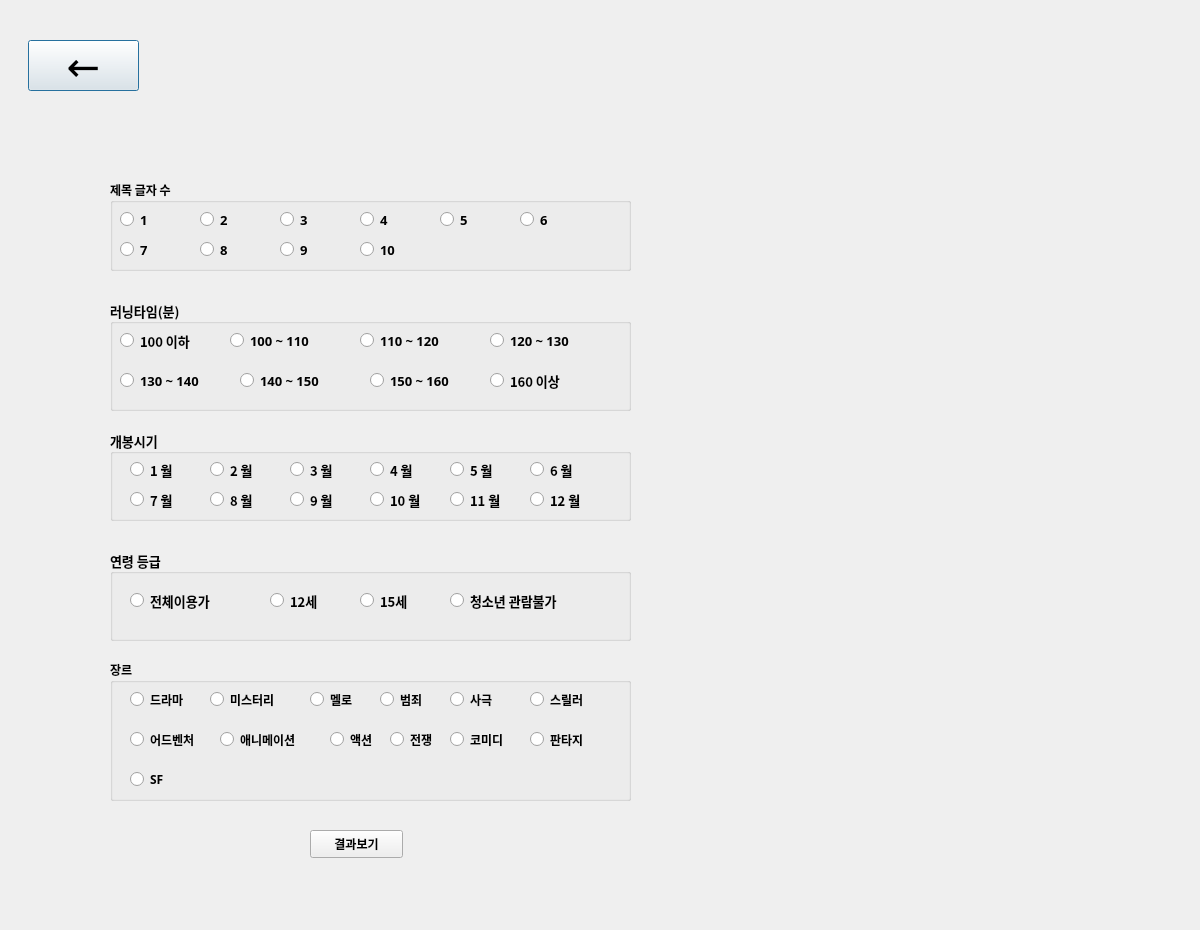
<?xml version="1.0" encoding="UTF-8"?>
<ui version="4.0">
 <class>Dialog</class>
 <widget class="QDialog" name="Dialog">
  <property name="geometry">
   <rect>
    <x>0</x>
    <y>0</y>
    <width>1200</width>
    <height>930</height>
   </rect>
  </property>
  <property name="windowTitle">
   <string>Dialog</string>
  </property>
  <widget class="QPushButton" name="btnPrev2">
   <property name="geometry">
    <rect>
     <x>28</x>
     <y>40</y>
     <width>111</width>
     <height>51</height>
    </rect>
   </property>
   <property name="font">
    <font>
     <family>Hancom Gothic</family>
     <pointsize>30</pointsize>
    </font>
   </property>
   <property name="text">
    <string>←</string>
   </property>
  </widget>
  <widget class="QLabel" name="lblBoardbg">
   <property name="geometry">
    <rect>
     <x>110</x>
     <y>200</y>
     <width>64</width>
     <height>15</height>
    </rect>
   </property>
   <property name="text">
    <string/>
   </property>
  </widget>
  <widget class="QGroupBox" name="groupBox1">
   <property name="geometry">
    <rect>
     <x>110</x>
     <y>180</y>
     <width>521</width>
     <height>91</height>
    </rect>
   </property>
   <property name="font">
    <font>
     <family>Malgun Gothic</family>
     <weight>75</weight>
     <bold>true</bold>
    </font>
   </property>
   <property name="title">
    <string>제목 글자 수</string>
   </property>
   <widget class="QRadioButton" name="rbLetter1">
    <property name="geometry">
     <rect>
      <x>10</x>
      <y>30</y>
      <width>70</width>
      <height>19</height>
     </rect>
    </property>
    <property name="font">
     <font>
      <family>Malgun Gothic</family>
      <pointsize>10</pointsize>
      <weight>75</weight>
      <bold>true</bold>
     </font>
    </property>
    <property name="text">
     <string>1 </string>
    </property>
   </widget>
   <widget class="QRadioButton" name="rbLetter2">
    <property name="geometry">
     <rect>
      <x>90</x>
      <y>30</y>
      <width>70</width>
      <height>19</height>
     </rect>
    </property>
    <property name="font">
     <font>
      <family>Malgun Gothic</family>
      <pointsize>10</pointsize>
      <weight>75</weight>
      <bold>true</bold>
     </font>
    </property>
    <property name="text">
     <string>2 </string>
    </property>
   </widget>
   <widget class="QRadioButton" name="rbLetter3">
    <property name="geometry">
     <rect>
      <x>170</x>
      <y>30</y>
      <width>70</width>
      <height>19</height>
     </rect>
    </property>
    <property name="font">
     <font>
      <family>Malgun Gothic</family>
      <pointsize>10</pointsize>
      <weight>75</weight>
      <bold>true</bold>
     </font>
    </property>
    <property name="text">
     <string>3 </string>
    </property>
   </widget>
   <widget class="QRadioButton" name="rbLetter4">
    <property name="geometry">
     <rect>
      <x>250</x>
      <y>30</y>
      <width>70</width>
      <height>19</height>
     </rect>
    </property>
    <property name="font">
     <font>
      <family>Malgun Gothic</family>
      <pointsize>10</pointsize>
      <weight>75</weight>
      <bold>true</bold>
     </font>
    </property>
    <property name="text">
     <string>4 </string>
    </property>
   </widget>
   <widget class="QRadioButton" name="rbLetter5">
    <property name="geometry">
     <rect>
      <x>330</x>
      <y>30</y>
      <width>70</width>
      <height>19</height>
     </rect>
    </property>
    <property name="font">
     <font>
      <family>Malgun Gothic</family>
      <pointsize>10</pointsize>
      <weight>75</weight>
      <bold>true</bold>
     </font>
    </property>
    <property name="text">
     <string>5</string>
    </property>
   </widget>
   <widget class="QRadioButton" name="rbLetter6">
    <property name="geometry">
     <rect>
      <x>410</x>
      <y>30</y>
      <width>77</width>
      <height>19</height>
     </rect>
    </property>
    <property name="font">
     <font>
      <family>Malgun Gothic</family>
      <pointsize>10</pointsize>
      <weight>75</weight>
      <bold>true</bold>
     </font>
    </property>
    <property name="text">
     <string>6</string>
    </property>
   </widget>
   <widget class="QRadioButton" name="rbLetter7">
    <property name="geometry">
     <rect>
      <x>10</x>
      <y>60</y>
      <width>70</width>
      <height>19</height>
     </rect>
    </property>
    <property name="font">
     <font>
      <family>Malgun Gothic</family>
      <pointsize>10</pointsize>
      <weight>75</weight>
      <bold>true</bold>
     </font>
    </property>
    <property name="text">
     <string>7</string>
    </property>
   </widget>
   <widget class="QRadioButton" name="rbLetter8">
    <property name="geometry">
     <rect>
      <x>90</x>
      <y>60</y>
      <width>70</width>
      <height>19</height>
     </rect>
    </property>
    <property name="font">
     <font>
      <family>Malgun Gothic</family>
      <pointsize>10</pointsize>
      <weight>75</weight>
      <bold>true</bold>
     </font>
    </property>
    <property name="text">
     <string>8</string>
    </property>
   </widget>
   <widget class="QRadioButton" name="rbLetter9">
    <property name="geometry">
     <rect>
      <x>170</x>
      <y>60</y>
      <width>70</width>
      <height>19</height>
     </rect>
    </property>
    <property name="font">
     <font>
      <family>Malgun Gothic</family>
      <pointsize>10</pointsize>
      <weight>75</weight>
      <bold>true</bold>
     </font>
    </property>
    <property name="text">
     <string>9</string>
    </property>
   </widget>
   <widget class="QRadioButton" name="rbLetter10">
    <property name="geometry">
     <rect>
      <x>250</x>
      <y>60</y>
      <width>70</width>
      <height>19</height>
     </rect>
    </property>
    <property name="font">
     <font>
      <family>Malgun Gothic</family>
      <pointsize>10</pointsize>
      <weight>75</weight>
      <bold>true</bold>
     </font>
    </property>
    <property name="text">
     <string>10</string>
    </property>
   </widget>
  </widget>
  <widget class="QGroupBox" name="groupBox2">
   <property name="geometry">
    <rect>
     <x>110</x>
     <y>300</y>
     <width>521</width>
     <height>111</height>
    </rect>
   </property>
   <property name="font">
    <font>
     <family>Malgun Gothic</family>
     <pointsize>10</pointsize>
     <weight>75</weight>
     <bold>true</bold>
    </font>
   </property>
   <property name="title">
    <string>러닝타임(분)</string>
   </property>
   <widget class="QRadioButton" name="rbRuntime1">
    <property name="geometry">
     <rect>
      <x>10</x>
      <y>30</y>
      <width>101</width>
      <height>21</height>
     </rect>
    </property>
    <property name="font">
     <font>
      <pointsize>10</pointsize>
     </font>
    </property>
    <property name="text">
     <string>100 이하</string>
    </property>
   </widget>
   <widget class="QRadioButton" name="rbRuntime2">
    <property name="geometry">
     <rect>
      <x>120</x>
      <y>30</y>
      <width>121</width>
      <height>21</height>
     </rect>
    </property>
    <property name="font">
     <font>
      <pointsize>10</pointsize>
     </font>
    </property>
    <property name="text">
     <string>100 ~ 110</string>
    </property>
   </widget>
   <widget class="QRadioButton" name="rbRuntime3">
    <property name="geometry">
     <rect>
      <x>250</x>
      <y>30</y>
      <width>111</width>
      <height>21</height>
     </rect>
    </property>
    <property name="font">
     <font>
      <pointsize>10</pointsize>
     </font>
    </property>
    <property name="text">
     <string>110 ~ 120</string>
    </property>
   </widget>
   <widget class="QRadioButton" name="rbRuntime4">
    <property name="geometry">
     <rect>
      <x>380</x>
      <y>30</y>
      <width>111</width>
      <height>21</height>
     </rect>
    </property>
    <property name="font">
     <font>
      <pointsize>10</pointsize>
     </font>
    </property>
    <property name="text">
     <string>120 ~ 130</string>
    </property>
   </widget>
   <widget class="QRadioButton" name="rbRuntime5">
    <property name="geometry">
     <rect>
      <x>10</x>
      <y>70</y>
      <width>111</width>
      <height>21</height>
     </rect>
    </property>
    <property name="font">
     <font>
      <pointsize>10</pointsize>
     </font>
    </property>
    <property name="text">
     <string>130 ~ 140</string>
    </property>
   </widget>
   <widget class="QRadioButton" name="rbRuntime6">
    <property name="geometry">
     <rect>
      <x>130</x>
      <y>70</y>
      <width>111</width>
      <height>21</height>
     </rect>
    </property>
    <property name="font">
     <font>
      <pointsize>10</pointsize>
     </font>
    </property>
    <property name="text">
     <string>140 ~ 150</string>
    </property>
   </widget>
   <widget class="QRadioButton" name="rbRuntime7">
    <property name="geometry">
     <rect>
      <x>260</x>
      <y>70</y>
      <width>111</width>
      <height>21</height>
     </rect>
    </property>
    <property name="font">
     <font>
      <pointsize>10</pointsize>
     </font>
    </property>
    <property name="text">
     <string>150 ~ 160</string>
    </property>
   </widget>
   <widget class="QRadioButton" name="rbRuntime8">
    <property name="geometry">
     <rect>
      <x>380</x>
      <y>70</y>
      <width>111</width>
      <height>21</height>
     </rect>
    </property>
    <property name="font">
     <font>
      <pointsize>10</pointsize>
     </font>
    </property>
    <property name="text">
     <string>160 이상</string>
    </property>
   </widget>
  </widget>
  <widget class="QGroupBox" name="groupBox3">
   <property name="geometry">
    <rect>
     <x>110</x>
     <y>430</y>
     <width>521</width>
     <height>91</height>
    </rect>
   </property>
   <property name="font">
    <font>
     <family>Malgun Gothic</family>
     <pointsize>10</pointsize>
     <weight>75</weight>
     <bold>true</bold>
    </font>
   </property>
   <property name="title">
    <string>개봉시기</string>
   </property>
   <widget class="QRadioButton" name="rbMonth1">
    <property name="geometry">
     <rect>
      <x>20</x>
      <y>30</y>
      <width>55</width>
      <height>19</height>
     </rect>
    </property>
    <property name="font">
     <font>
      <family>Malgun Gothic</family>
      <pointsize>10</pointsize>
     </font>
    </property>
    <property name="text">
     <string>1 월</string>
    </property>
   </widget>
   <widget class="QRadioButton" name="rbMonth2">
    <property name="geometry">
     <rect>
      <x>100</x>
      <y>30</y>
      <width>55</width>
      <height>19</height>
     </rect>
    </property>
    <property name="font">
     <font>
      <family>Malgun Gothic</family>
      <pointsize>10</pointsize>
     </font>
    </property>
    <property name="text">
     <string>2 월</string>
    </property>
   </widget>
   <widget class="QRadioButton" name="rbMonth3">
    <property name="geometry">
     <rect>
      <x>180</x>
      <y>30</y>
      <width>55</width>
      <height>19</height>
     </rect>
    </property>
    <property name="font">
     <font>
      <family>Malgun Gothic</family>
      <pointsize>10</pointsize>
     </font>
    </property>
    <property name="text">
     <string>3 월</string>
    </property>
   </widget>
   <widget class="QRadioButton" name="rbMonth4">
    <property name="geometry">
     <rect>
      <x>260</x>
      <y>30</y>
      <width>55</width>
      <height>19</height>
     </rect>
    </property>
    <property name="font">
     <font>
      <family>Malgun Gothic</family>
      <pointsize>10</pointsize>
     </font>
    </property>
    <property name="text">
     <string>4 월</string>
    </property>
   </widget>
   <widget class="QRadioButton" name="rbMonth5">
    <property name="geometry">
     <rect>
      <x>340</x>
      <y>30</y>
      <width>55</width>
      <height>19</height>
     </rect>
    </property>
    <property name="font">
     <font>
      <family>Malgun Gothic</family>
      <pointsize>10</pointsize>
     </font>
    </property>
    <property name="text">
     <string>5 월</string>
    </property>
   </widget>
   <widget class="QRadioButton" name="rbMonth6">
    <property name="geometry">
     <rect>
      <x>420</x>
      <y>30</y>
      <width>55</width>
      <height>19</height>
     </rect>
    </property>
    <property name="font">
     <font>
      <family>Malgun Gothic</family>
      <pointsize>10</pointsize>
     </font>
    </property>
    <property name="text">
     <string>6 월</string>
    </property>
   </widget>
   <widget class="QRadioButton" name="rbMonth7">
    <property name="geometry">
     <rect>
      <x>20</x>
      <y>60</y>
      <width>55</width>
      <height>19</height>
     </rect>
    </property>
    <property name="font">
     <font>
      <family>Malgun Gothic</family>
      <pointsize>10</pointsize>
     </font>
    </property>
    <property name="text">
     <string>7 월</string>
    </property>
   </widget>
   <widget class="QRadioButton" name="rbMonth8">
    <property name="geometry">
     <rect>
      <x>100</x>
      <y>60</y>
      <width>55</width>
      <height>19</height>
     </rect>
    </property>
    <property name="font">
     <font>
      <family>Malgun Gothic</family>
      <pointsize>10</pointsize>
     </font>
    </property>
    <property name="text">
     <string>8 월</string>
    </property>
   </widget>
   <widget class="QRadioButton" name="rbMonth9">
    <property name="geometry">
     <rect>
      <x>180</x>
      <y>60</y>
      <width>55</width>
      <height>19</height>
     </rect>
    </property>
    <property name="font">
     <font>
      <family>Malgun Gothic</family>
      <pointsize>10</pointsize>
     </font>
    </property>
    <property name="text">
     <string>9 월</string>
    </property>
   </widget>
   <widget class="QRadioButton" name="rbMonth10">
    <property name="geometry">
     <rect>
      <x>260</x>
      <y>60</y>
      <width>63</width>
      <height>19</height>
     </rect>
    </property>
    <property name="font">
     <font>
      <family>Malgun Gothic</family>
      <pointsize>10</pointsize>
     </font>
    </property>
    <property name="text">
     <string>10 월</string>
    </property>
   </widget>
   <widget class="QRadioButton" name="rbMonth11">
    <property name="geometry">
     <rect>
      <x>340</x>
      <y>60</y>
      <width>63</width>
      <height>19</height>
     </rect>
    </property>
    <property name="font">
     <font>
      <family>Malgun Gothic</family>
      <pointsize>10</pointsize>
     </font>
    </property>
    <property name="text">
     <string>11 월</string>
    </property>
   </widget>
   <widget class="QRadioButton" name="rbMonth12">
    <property name="geometry">
     <rect>
      <x>420</x>
      <y>60</y>
      <width>63</width>
      <height>19</height>
     </rect>
    </property>
    <property name="font">
     <font>
      <family>Malgun Gothic</family>
      <pointsize>10</pointsize>
     </font>
    </property>
    <property name="text">
     <string>12 월</string>
    </property>
   </widget>
  </widget>
  <widget class="QGroupBox" name="groupBox4">
   <property name="geometry">
    <rect>
     <x>110</x>
     <y>550</y>
     <width>521</width>
     <height>91</height>
    </rect>
   </property>
   <property name="font">
    <font>
     <family>Malgun Gothic</family>
     <pointsize>10</pointsize>
     <weight>75</weight>
     <bold>true</bold>
    </font>
   </property>
   <property name="title">
    <string>연령 등급</string>
   </property>
   <widget class="QRadioButton" name="rbAge1">
    <property name="geometry">
     <rect>
      <x>20</x>
      <y>40</y>
      <width>121</width>
      <height>21</height>
     </rect>
    </property>
    <property name="font">
     <font>
      <family>Malgun Gothic</family>
      <pointsize>10</pointsize>
     </font>
    </property>
    <property name="text">
     <string>전체이용가</string>
    </property>
   </widget>
   <widget class="QRadioButton" name="rbAge2">
    <property name="geometry">
     <rect>
      <x>160</x>
      <y>40</y>
      <width>71</width>
      <height>21</height>
     </rect>
    </property>
    <property name="font">
     <font>
      <family>Malgun Gothic</family>
      <pointsize>10</pointsize>
     </font>
    </property>
    <property name="text">
     <string>12세</string>
    </property>
   </widget>
   <widget class="QRadioButton" name="rbAge3">
    <property name="geometry">
     <rect>
      <x>250</x>
      <y>40</y>
      <width>81</width>
      <height>21</height>
     </rect>
    </property>
    <property name="font">
     <font>
      <family>Malgun Gothic</family>
      <pointsize>10</pointsize>
     </font>
    </property>
    <property name="text">
     <string>15세</string>
    </property>
   </widget>
   <widget class="QRadioButton" name="rbAge4">
    <property name="geometry">
     <rect>
      <x>340</x>
      <y>40</y>
      <width>171</width>
      <height>21</height>
     </rect>
    </property>
    <property name="font">
     <font>
      <family>Malgun Gothic</family>
      <pointsize>10</pointsize>
     </font>
    </property>
    <property name="text">
     <string>청소년 관람불가</string>
    </property>
   </widget>
  </widget>
  <widget class="QGroupBox" name="groupBox5">
   <property name="geometry">
    <rect>
     <x>110</x>
     <y>660</y>
     <width>521</width>
     <height>141</height>
    </rect>
   </property>
   <property name="font">
    <font>
     <family>Malgun Gothic</family>
     <weight>75</weight>
     <bold>true</bold>
    </font>
   </property>
   <property name="title">
    <string>장르</string>
   </property>
   <widget class="QRadioButton" name="rbGenre1">
    <property name="geometry">
     <rect>
      <x>20</x>
      <y>30</y>
      <width>72</width>
      <height>19</height>
     </rect>
    </property>
    <property name="font">
     <font>
      <family>Malgun Gothic</family>
     </font>
    </property>
    <property name="text">
     <string>드라마</string>
    </property>
   </widget>
   <widget class="QRadioButton" name="rbGenre2">
    <property name="geometry">
     <rect>
      <x>100</x>
      <y>30</y>
      <width>87</width>
      <height>19</height>
     </rect>
    </property>
    <property name="font">
     <font>
      <family>Malgun Gothic</family>
     </font>
    </property>
    <property name="text">
     <string>미스터리</string>
    </property>
   </widget>
   <widget class="QRadioButton" name="rbGenre3">
    <property name="geometry">
     <rect>
      <x>200</x>
      <y>30</y>
      <width>57</width>
      <height>19</height>
     </rect>
    </property>
    <property name="font">
     <font>
      <family>Malgun Gothic</family>
     </font>
    </property>
    <property name="text">
     <string>멜로</string>
    </property>
   </widget>
   <widget class="QRadioButton" name="rbGenre4">
    <property name="geometry">
     <rect>
      <x>270</x>
      <y>30</y>
      <width>57</width>
      <height>19</height>
     </rect>
    </property>
    <property name="font">
     <font>
      <family>Malgun Gothic</family>
     </font>
    </property>
    <property name="text">
     <string>범죄</string>
    </property>
   </widget>
   <widget class="QRadioButton" name="rbGenre5">
    <property name="geometry">
     <rect>
      <x>340</x>
      <y>30</y>
      <width>57</width>
      <height>19</height>
     </rect>
    </property>
    <property name="font">
     <font>
      <family>Malgun Gothic</family>
     </font>
    </property>
    <property name="text">
     <string>사극</string>
    </property>
   </widget>
   <widget class="QRadioButton" name="rbGenre6">
    <property name="geometry">
     <rect>
      <x>420</x>
      <y>30</y>
      <width>72</width>
      <height>19</height>
     </rect>
    </property>
    <property name="font">
     <font>
      <family>Malgun Gothic</family>
     </font>
    </property>
    <property name="text">
     <string>스릴러</string>
    </property>
   </widget>
   <widget class="QRadioButton" name="rbGenre7">
    <property name="geometry">
     <rect>
      <x>20</x>
      <y>70</y>
      <width>87</width>
      <height>19</height>
     </rect>
    </property>
    <property name="font">
     <font>
      <family>Malgun Gothic</family>
     </font>
    </property>
    <property name="text">
     <string>어드벤처</string>
    </property>
   </widget>
   <widget class="QRadioButton" name="rbGenre8">
    <property name="geometry">
     <rect>
      <x>110</x>
      <y>70</y>
      <width>102</width>
      <height>19</height>
     </rect>
    </property>
    <property name="font">
     <font>
      <family>Malgun Gothic</family>
     </font>
    </property>
    <property name="text">
     <string>애니메이션</string>
    </property>
   </widget>
   <widget class="QRadioButton" name="rbGenre9">
    <property name="geometry">
     <rect>
      <x>220</x>
      <y>70</y>
      <width>57</width>
      <height>19</height>
     </rect>
    </property>
    <property name="font">
     <font>
      <family>Malgun Gothic</family>
     </font>
    </property>
    <property name="text">
     <string>액션</string>
    </property>
   </widget>
   <widget class="QRadioButton" name="rbGenre10">
    <property name="geometry">
     <rect>
      <x>280</x>
      <y>70</y>
      <width>57</width>
      <height>19</height>
     </rect>
    </property>
    <property name="font">
     <font>
      <family>Malgun Gothic</family>
     </font>
    </property>
    <property name="text">
     <string>전쟁</string>
    </property>
   </widget>
   <widget class="QRadioButton" name="rbGenre11">
    <property name="geometry">
     <rect>
      <x>340</x>
      <y>70</y>
      <width>72</width>
      <height>19</height>
     </rect>
    </property>
    <property name="font">
     <font>
      <family>Malgun Gothic</family>
     </font>
    </property>
    <property name="text">
     <string>코미디</string>
    </property>
   </widget>
   <widget class="QRadioButton" name="rbGenre12">
    <property name="geometry">
     <rect>
      <x>420</x>
      <y>70</y>
      <width>72</width>
      <height>19</height>
     </rect>
    </property>
    <property name="font">
     <font>
      <family>Malgun Gothic</family>
     </font>
    </property>
    <property name="text">
     <string>판타지</string>
    </property>
   </widget>
   <widget class="QRadioButton" name="rbGenre13">
    <property name="geometry">
     <rect>
      <x>20</x>
      <y>110</y>
      <width>45</width>
      <height>19</height>
     </rect>
    </property>
    <property name="font">
     <font>
      <family>Malgun Gothic</family>
     </font>
    </property>
    <property name="text">
     <string>SF</string>
    </property>
   </widget>
  </widget>
  <widget class="QPushButton" name="btnResult">
   <property name="geometry">
    <rect>
     <x>310</x>
     <y>830</y>
     <width>93</width>
     <height>28</height>
    </rect>
   </property>
   <property name="font">
    <font>
     <weight>75</weight>
     <bold>true</bold>
    </font>
   </property>
   <property name="text">
    <string>결과보기</string>
   </property>
  </widget>
  <widget class="QLabel" name="lblResult">
   <property name="geometry">
    <rect>
     <x>820</x>
     <y>500</y>
     <width>300</width>
     <height>141</height>
    </rect>
   </property>
   <property name="font">
    <font>
     <family>Malgun Gothic</family>
     <pointsize>18</pointsize>
    </font>
   </property>
   <property name="text">
    <string/>
   </property>
  </widget>
  <zorder>lblBoardbg</zorder>
  <zorder>btnPrev2</zorder>
  <zorder>groupBox1</zorder>
  <zorder>groupBox2</zorder>
  <zorder>groupBox4</zorder>
  <zorder>groupBox5</zorder>
  <zorder>groupBox3</zorder>
  <zorder>btnResult</zorder>
  <zorder>lblResult</zorder>
 </widget>
 <resources/>
 <connections/>
</ui>
